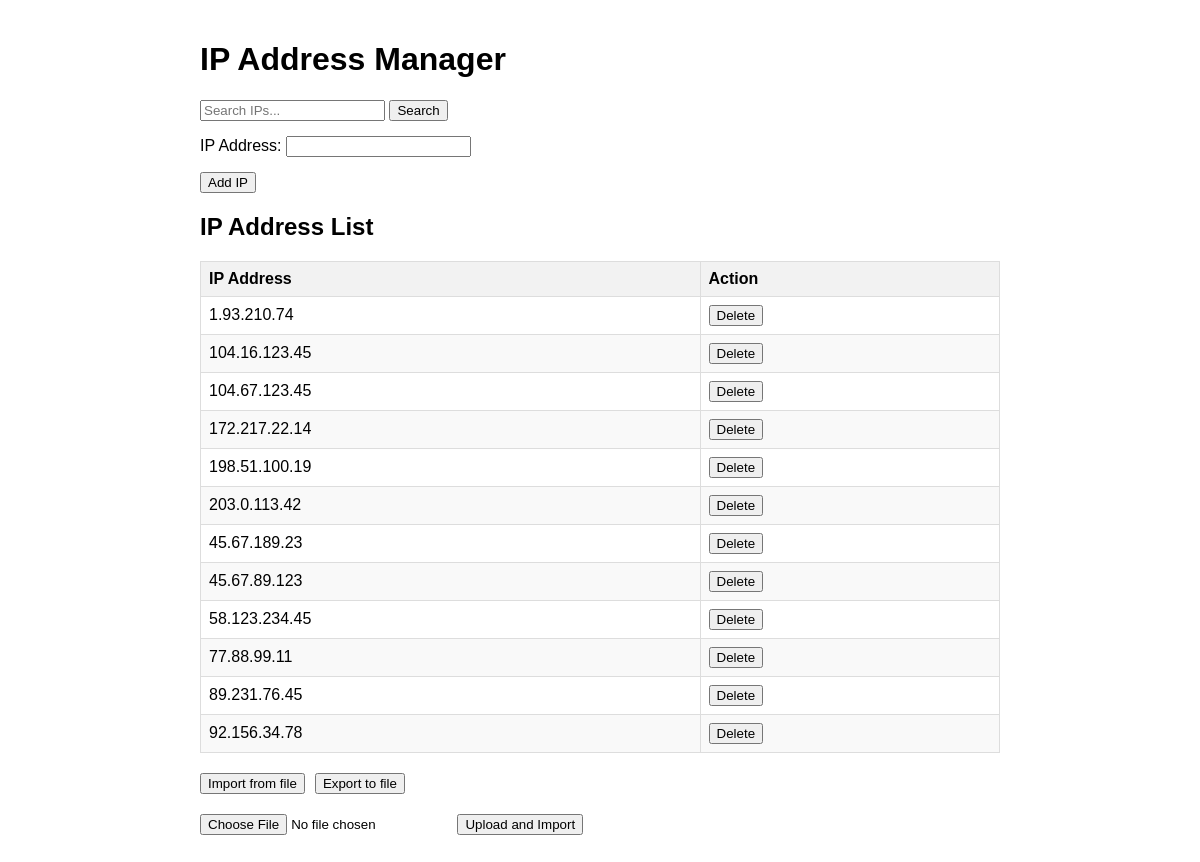
The page / on the database its author committed.
### tables this page shows
CREATE TABLE ip_addresses (
                    id INTEGER PRIMARY KEY AUTOINCREMENT,
                    ip_address TEXT NOT NULL UNIQUE,
                    description TEXT,
                    created_at TIMESTAMP DEFAULT CURRENT_TIMESTAMP
                );

### app/main.py (the view)
@app.get("/")
async def read_root(request: Request):
    ip_addresses = get_all_ip_addresses()
    return templates.TemplateResponse(
        "index.html",
        {"request": request, "ip_addresses": ip_addresses}
    )

### app/templates/index.html (shortened to what this page needs)
<!DOCTYPE html>
<html lang="en">
<head>
</head>
<body>
    <h1>IP Address Manager</h1>
    <div class="form-group">
        <form action="/search" method="get">
            <input type="text" name="q" placeholder="Search IPs..." value="{{ search_term or '' }}">
            <button type="submit">Search</button>
        </form>
    </div>
    <form action="/add" method="post">
        <div class="form-group">
            <label for="ip">IP Address:</label>
            <input type="text" id="ip" name="ip" required
                   pattern="^((\d{1,3}\.){3}\d{1,3}|([0-9a-fA-F]{1,4}:){7}[0-9a-fA-F]{1,4})(:\d+)?$"
                   title="Enter valid IP (e.g. 192.168.1.1 or 127.0.0.1:8000)">
        </div>
        <button type="submit">Add IP</button>
    </form>
    <h2>IP Address List</h2>
    <table>
        <thead>
            <tr>
                <th>IP Address</th>
                <th>Action</th>
            </tr>
        </thead>
        <tbody>
            {% for ip in ip_addresses %}
            <tr>
                <td>{{ ip.ip_address }}</td>
                <td>
                    <form action="/delete/{{ ip.ip_address }}" method="post">
                        <button type="submit">Delete</button>
                    </form>
                </td>
            </tr>
            {% endfor %}
        </tbody>
    </table>
    <div class="actions">
        <form action="/import" method="post">
            <button type="submit">Import from file</button>
        </form>
        <form action="/export" method="post">
            <button type="submit">Export to file</button>
        </form>
    </div>
    <div class="form-group" style="margin-top: 20px;">
        <form action="/upload" method="post" enctype="multipart/form-data">
            <input type="file" name="file" accept=".txt">
            <button type="submit">Upload and Import</button>
        </form>
    </div>
</body>
</html>

### app/templates/index.html (style rules this page uses)
body { font-family: Arial, sans-serif; max-width: 800px; margin: 0 auto; padding: 20px; }
table { width: 100%; border-collapse: collapse; margin-top: 20px; }
th, td { border: 1px solid #ddd; padding: 8px; text-align: left; }
th { background-color: #f2f2f2; }
tr:nth-child(even) { background-color: #f9f9f9; }
.form-group { margin-bottom: 15px; }
.actions { margin-top: 20px; display: flex; gap: 10px; }

### rows shown on the page
ip_addresses: ip_address "1.93.210.74"
ip_addresses: ip_address "104.16.123.45"
ip_addresses: ip_address "104.67.123.45"
ip_addresses: ip_address "172.217.22.14"
ip_addresses: ip_address "198.51.100.19"
ip_addresses: ip_address "203.0.113.42"
ip_addresses: ip_address "45.67.189.23"
ip_addresses: ip_address "45.67.89.123"
ip_addresses: ip_address "58.123.234.45"
ip_addresses: ip_address "77.88.99.11"
ip_addresses: ip_address "89.231.76.45"
ip_addresses: ip_address "92.156.34.78"
